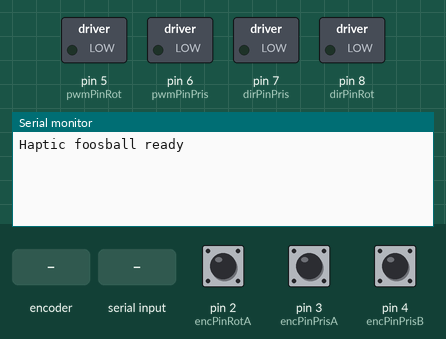
Recording of a sketch running on a simulated Arduino Uno, built with avr-gcc and run on an emulated ATmega328P. Parts: switched loads named in the sketch (green lamp = pin HIGH), the last lines printed to the serial monitor. The test bench sets the inputs (shaded band); at power-on: pin 3 (encPinPrisA) HIGH, pin 2 (encPinRotA) HIGH, pin 4 (encPinPrisB) HIGH.

Above: at 1.2 s.
1.3 s: rotary encoder on pin 2 (encPinRotA) / pin 4 (encPinPrisB) turned 1 step (first pin leading)
At 2.1 s:
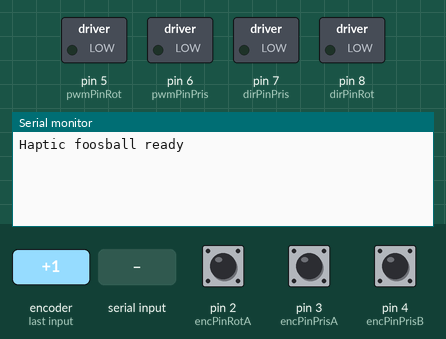
3.0 s: pin 3 (encPinPrisA) pulled LOW for 0.15 s
At 4.3 s:
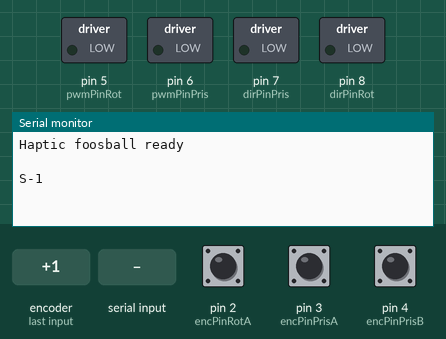
4.6 s: "90,45\n" received over Serial
At 5.4 s:
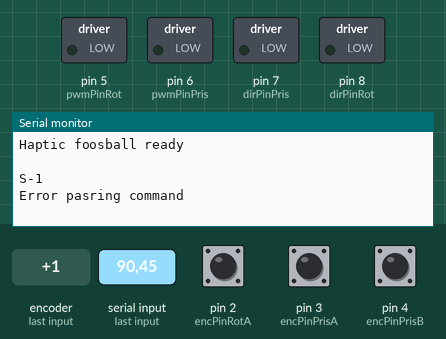
6.1 s: rotary encoder on pin 2 (encPinRotA) / pin 4 (encPinPrisB) turned 3 steps (first pin leading)
At 7.2 s:
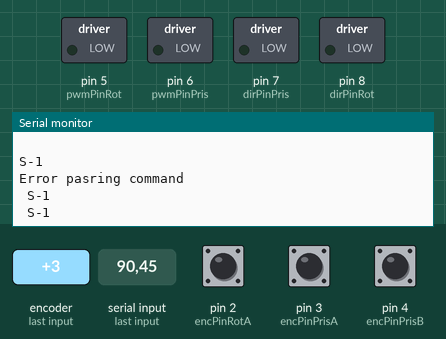

Measured:
- after the input at 1.3 s, the serial monitor: prints a new line after 0.05 s (image 1)
- after the input at 3.0 s, the serial monitor: prints a new line after 0.15 s (image 2)
- after the input at 4.6 s, the serial monitor: prints a new line at once (image 3)
- after the input at 6.1 s, the serial monitor: prints a new line after 0.25 s (image 4)

The sketch:

foosball.ino
```cpp
//--------------------------------------------------------------------------
// Luke Robinson, Charlie Watkins, Seena Vafaee, Justin Joyce
//
// Code for haptic foosball interface
// Used in unison with the Unity game engine
//--------------------------------------------------------------------------

// Includes
#include <math.h>

//Serial commands
#include <SoftwareSerial.h>
#include <SerialCommand.h>
SerialCommand sCmd;


// Pin declarations for rotational joint (motor 1)
#define pwmPinRot 5  // PWM output pin for motor 1
#define dirPinRot 8  // direction output pin for motor 1
#define encPinRotA 2 // rotation encoder channel a
#define encPinRotB 5 // rotation encoder channel b

// Pin declarations for prismatic joint (motor 2)
#define pwmPinPris 6 // PWM output pin for motor 2
#define dirPinPris 7 // direction output pin for motor 2
#define encPinPrisA 3 // rotation encoder channel a
#define encPinPrisB 4 // rotation encoder channel b

volatile long encRotCount;
volatile long encPrisCount;
long last_rot = 0;
long last_pris = 0;
String command;
bool b1 = false;
bool b2 = false;


unsigned long prisTimeout;
unsigned long rotTimeout;
int rotSpeedGlobal = 0;
int prisSpeedGlobal = 0;
// --------------------------------------------------------------
// Setup function
// --------------------------------------------------------------
void setup()
{
  // Set up serial communication
  Serial.begin(9600);


  //this function changes the timers to 1000x faster
  // Set PWM frequency
  //setPwmFrequency(pwmPinRot, 1);
  //setPwmFrequency(pwmPinPris, 1);

  //Encoder inputs and interrupts
  pinMode(encPinRotA, INPUT_PULLUP);
  pinMode(encPinRotB, INPUT_PULLUP);
  pinMode(encPinPrisA, INPUT_PULLUP);
  pinMode(encPinPrisB, INPUT_PULLUP);
  attachInterrupt(digitalPinToInterrupt(encPinRotA), encRot, RISING);
  attachInterrupt(digitalPinToInterrupt(encPinPrisA), encPris, RISING);

  //Motor outputs
  pinMode(pwmPinRot, OUTPUT);
  pinMode(dirPinRot, OUTPUT);
  pinMode(pwmPinPris, OUTPUT);
  pinMode(dirPinPris, OUTPUT);

  //Initialize motor
  analogWrite(pwmPinRot, 0);     // set to not be spinning (0/255)
  digitalWrite(dirPinRot, LOW);  // set direction
  analogWrite(pwmPinPris, 0);    // set to not be spinning (0/255)
  digitalWrite(dirPinPris, LOW); // set direction


  //Setup callbacks for SerialCommand commands
  sCmd.addCommand("m", motors); //set motor speeds
  sCmd.addCommand("e", encoders); //get encoder values
  sCmd.addDefaultHandler(unrecognized);  // Handler for command that isn't matched  (says "What?")
  Serial.println("Haptic foosball ready");


}


// --------------------------------------------------------------
// Main Loop
// --------------------------------------------------------------
void loop()
{
  //read serial and process commands using callbacks
  sCmd.readSerial();

  if (encPrisCount > last_pris) {
    command = "W" + (String) encPrisCount;
    b1 = true;
  } else if (encPrisCount < last_pris) {
    command = "S" + (String) encPrisCount;
    b1 = true;
  } else {
    b1 = false;
  }

  if (encRotCount > last_rot) {
    Serial.println(" " + command);
  }  else if (b1) {
    Serial.println(command);
  }
  //update rate variables
  last_rot = encRotCount;
  last_pris = encPrisCount;


  if (prisTimeout > millis()) {
    analogWrite(pwmPinPris, prisSpeedGlobal); // output the signal
    analogWrite(pwmPinRot, rotSpeedGlobal); // output the signal

  }
  else {
    analogWrite(pwmPinPris, 0); // output the signal
    analogWrite(pwmPinRot, 0); // output the signal
  }
}

/* Encoders - send the encoder values over serial separated by a space
*/
void encoders() {
  Serial.print(encRotCount);
  Serial.print(" ");
  Serial.print(encPrisCount);
  Serial.println();
}


/* Motors - callback for serial command to parse motor speeds

*/
void motors()
{
  int rotSpeed;
  int prisSpeed;
  char *arg;
  arg = sCmd.next();
  if (arg != NULL)
  {

    rotSpeed = atoi(arg);  // Converts a char string to an integer
    if (rotSpeed < 0) {
      digitalWrite(dirPinRot, HIGH);  // set backwards
      rotSpeed = abs(rotSpeed);
    }
    else {
      digitalWrite(dirPinRot, LOW);  // set forwards
    }
    rotSpeedGlobal = constrain(rotSpeed, 0, 255);
    rotTimeout = millis() + 100;
    //    analogWrite(pwmPinRot, rotSpeed); // output the signal
    //    delay(200);
    //    analogWrite(pwmPinRot, 0); // output the signal


  }
  else {
    Serial.println("No arguments");
  }


  arg = sCmd.next();
  if (arg != NULL)
  {

    prisSpeed = atoi(arg);  // Converts a char string to an integer
    if (prisSpeed < 0) {
      digitalWrite(dirPinPris, HIGH);  // set backwards
      prisSpeed = abs(prisSpeed);
    }
    else {
      digitalWrite(dirPinPris, LOW);  // set forwards
    }

    prisSpeedGlobal = constrain(prisSpeed, 0, 255);
    prisTimeout = millis() + 200;
    //    analogWrite(pwmPinPris, prisSpeed); // output the signal
    //    delay(200);
    //    analogWrite(pwmPinPris, 0); // output the signal

  }
  else {
    Serial.println("No second argument");
  }

}

/*
    This gets set as the default handler, and gets called when no other command matches.
*/
void unrecognized()
{
  Serial.println("Error pasring command");
}


/*
   encoder function for rotation
*/
void encRot() {
  if (digitalRead(encPinRotB) == LOW) {
    encRotCount++;
  }
  else {
    encRotCount--;
  }
}

/*
   encoder function for translation
*/
void encPris() {
  if (digitalRead(encPinPrisB) == LOW) {
    encPrisCount++;
  }
  else {
    encPrisCount--;
  }
}
```
